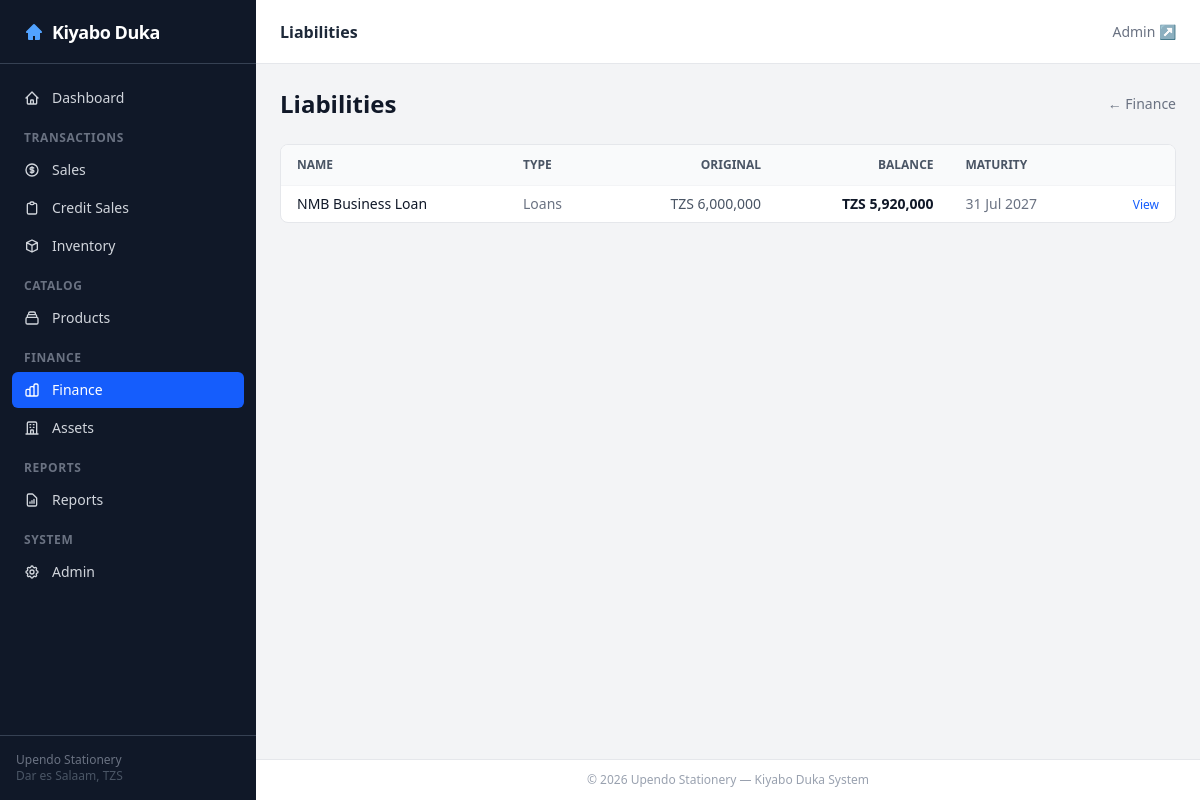
The app's page /finance/liabilities/ with its own data.
### finance/models.py (models this page shows, shortened)
class LiabilityItem(TimestampedModel):
    liability_type = models.ForeignKey(LiabilityType, on_delete=models.PROTECT, related_name='items')
    name = models.CharField(max_length=255)
    original_amount = models.DecimalField(max_digits=15, decimal_places=2)
    start_date = models.DateField()
    maturity_date = models.DateField(null=True, blank=True)
    is_active = models.BooleanField(default=True)
    rate = models.DecimalField(max_digits=10, decimal_places=6, null=True, blank=True,
                                help_text='Interest rate (e.g., 0.12 = 12%)')
    amount_per_return = models.DecimalField(max_digits=15, decimal_places=2, null=True, blank=True)
    class Meta:
        ordering = ['name']
    @property
    def current_balance(self):
        paid = self.payment_details.aggregate(
            t=Coalesce(Sum('principal_amount'), Decimal('0'))
        )['t']
        return self.original_amount - paid

class LiabilityType(TimestampedModel):
    category = models.ForeignKey(LiabilityCategory, on_delete=models.PROTECT, related_name='types')
    name = models.CharField(max_length=255)
    class Meta:
        ordering = ['category__name', 'name']

### finance/views.py (the view)
# urls.py: path('liabilities/', views.liability_list, name='liability_list'),
def liability_list(request):
    liabilities = LiabilityItem.objects.filter(is_active=True).select_related(
        'liability_type__category'
    ).prefetch_related('payment_details')
    return render(request, 'finance/liability_list.html', {'liabilities': liabilities})

### templates/finance/liability_list.html (shortened to what this page needs)
{% extends 'base.html' %}
{% load humanize %}
{% block page_title %}<h1 class="text-base font-semibold text-gray-800">Liabilities</h1>{% endblock %}
{% block content %}
<div class="flex items-center justify-between mb-6">
    <h1 class="text-2xl font-bold text-gray-900">Liabilities</h1>
    <a href="{% url 'finance:index' %}" class="text-sm text-gray-500 hover:text-gray-700">&larr; Finance</a>
</div>
<div class="bg-white rounded-lg border border-gray-200 overflow-hidden">
    <table class="min-w-full text-sm divide-y divide-gray-100">
        <thead class="bg-gray-50">
            <tr>
                <th class="px-4 py-3 text-left text-xs font-semibold text-gray-600 uppercase">Name</th>
                <th class="px-4 py-3 text-left text-xs font-semibold text-gray-600 uppercase">Type</th>
                <th class="px-4 py-3 text-right text-xs font-semibold text-gray-600 uppercase">Original</th>
                <th class="px-4 py-3 text-right text-xs font-semibold text-gray-600 uppercase">Balance</th>
                <th class="px-4 py-3 text-left text-xs font-semibold text-gray-600 uppercase">Maturity</th>
                <th class="px-4 py-3"></th>
            </tr>
        </thead>
        <tbody class="divide-y divide-gray-100">
            {% for l in liabilities %}
            <tr class="hover:bg-gray-50">
                <td class="px-4 py-2 font-medium text-gray-900">{{ l.name }}</td>
                <td class="px-4 py-2 text-gray-500">{{ l.liability_type.name }}</td>
                <td class="px-4 py-2 text-right tabular-nums text-gray-600">TZS {{ l.original_amount|floatformat:0|intcomma }}</td>
                <td class="px-4 py-2 text-right tabular-nums font-semibold text-gray-900">TZS {{ l.current_balance|floatformat:0|intcomma }}</td>
                <td class="px-4 py-2 text-gray-500">{{ l.maturity_date|date:"j M Y"|default:"—" }}</td>
                <td class="px-4 py-2 text-right">
                    <a href="{% url 'finance:liability_detail' l.pk %}" class="text-blue-600 hover:text-blue-800 text-xs font-medium">View</a>
                </td>
            </tr>
            {% empty %}
            <tr><td colspan="6" class="px-4 py-8 text-center text-gray-400">No liabilities found.</td></tr>
            {% endfor %}
        </tbody>
    </table>
</div>
{% endblock %}

### records on screen
LiabilityItem: name "NMB Business Loan", liability_type.name "Loans", original_amount "6,000,000", current_balance "5,920,000", maturity_date "31 Jul 2027"
